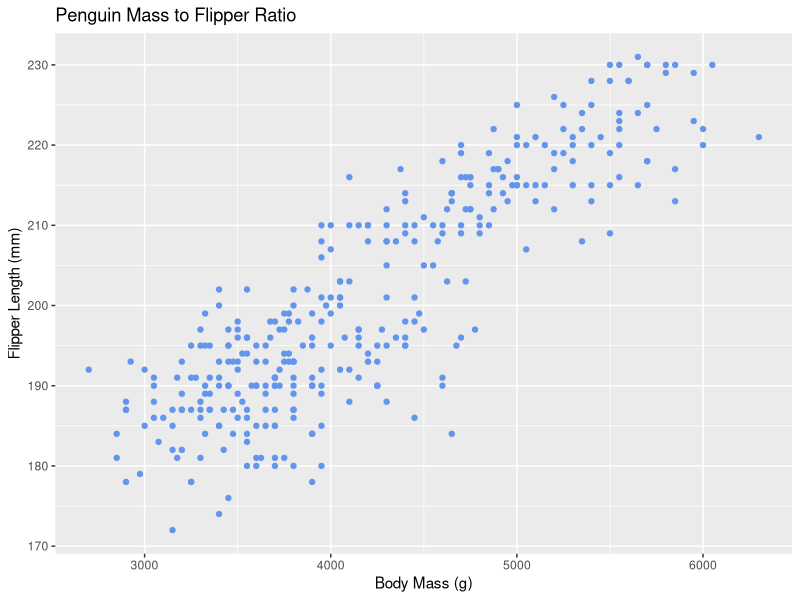

Reproduce this figure in R.
## ---- chunk 1
knitr::opts_chunk$set(echo = FALSE)

library(tidyverse)
library(palmerpenguins)
## ---- chunk 2
names(penguins)

ggplot(data = penguins, aes(x = body_mass_g, y = flipper_length_mm)) +
  geom_point(color = "cornflowerblue") +
  labs(title = "Penguin Mass to Flipper Ratio",
       x = "Body Mass (g)",
       y = "Flipper Length (mm)")
